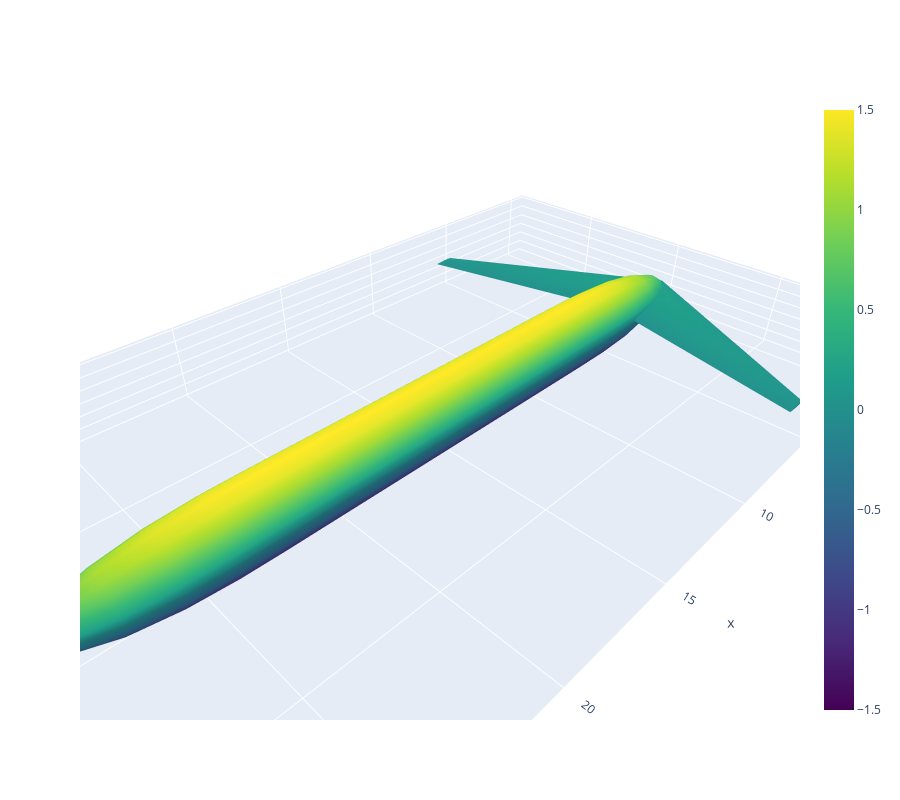

The notebook cell saved with this chart:
### Code cell
import plotly.graph_objs as go
from IPython.display import Image

ms = pymeshlab.MeshSet()
ms.load_new_mesh(target['model'])
t_mesh = ms.current_mesh()
v_matrix = np.array(t_mesh.vertex_matrix())
f_matrix = np.array(t_mesh.face_matrix())

fig = go.Figure()
fig.add_trace(go.Mesh3d(x=v_matrix[:, 0],
                        y=v_matrix[:, 1],
                        z=v_matrix[:, 2],
                        i=f_matrix[:, 0],
                        j=f_matrix[:, 1],
                        k=f_matrix[:, 2],
                        intensity=v_matrix[:, 2],
                        colorscale='Viridis'
                        ))
fig['layout']['scene']['aspectmode'] = "data"
fig['layout']['height'] = 800

# uncomment this to display interactive plot
fig.show()

# display static image to reduce size on radarsimx.com
# img_bytes = fig.to_image(format="jpg", scale=2)
# display(Image(img_bytes))

### Figure 1 — Plotly figure (JSON) as saved in the notebook; plotly's stock layout.template omitted (floating-point values rounded to 4 significant figures; data arrays with more than 128 entries replaced by an {"elided": "..."} marker saying what was removed)
{"data": [{"colorscale": [[0, "#440154"], [0.1111, "#482878"], [0.2222, "#3e4989"], [0.3333, "#31688e"], [0.4444, "#26828e"], [0.5556, "#1f9e89"], [0.6667, "#35b779"], [0.7778, "#6ece58"], [0.8889, "#b5de2b"], [1, "#fde725"]], "i": {"elided": "1488 int values"}, "intensity": {"elided": "754 float values"}, "j": {"elided": "1488 int values"}, "k": {"elided": "1488 int values"}, "type": "mesh3d", "x": {"elided": "754 float values"}, "y": {"elided": "754 float values"}, "z": {"elided": "754 float values"}}], "layout": {"height": 800, "scene": {"aspectmode": "data"}}}
